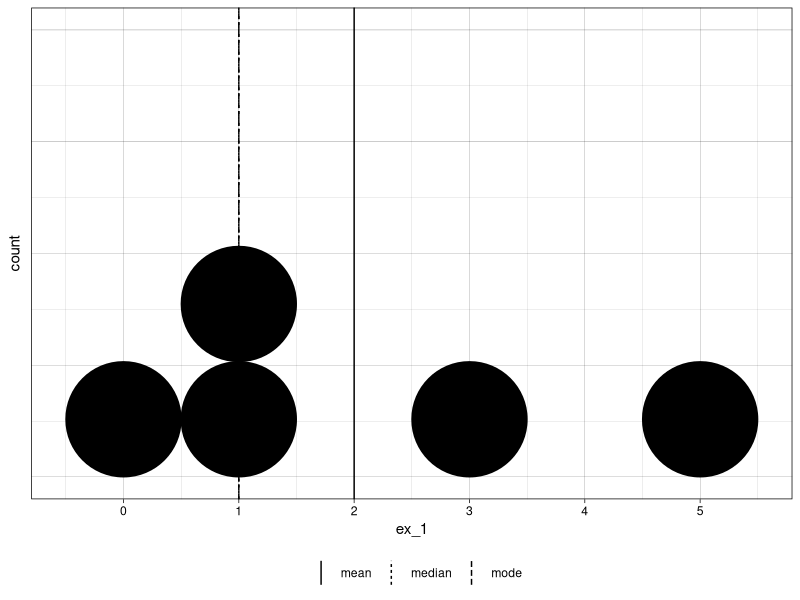
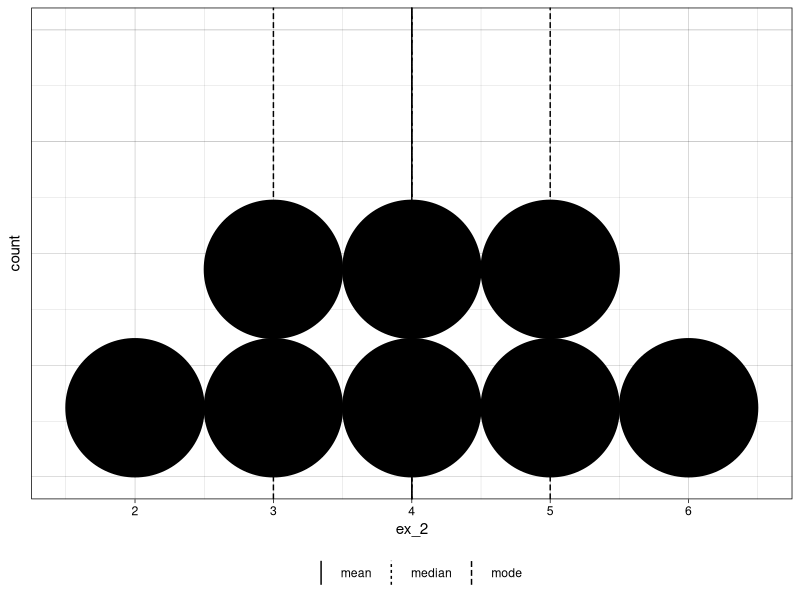
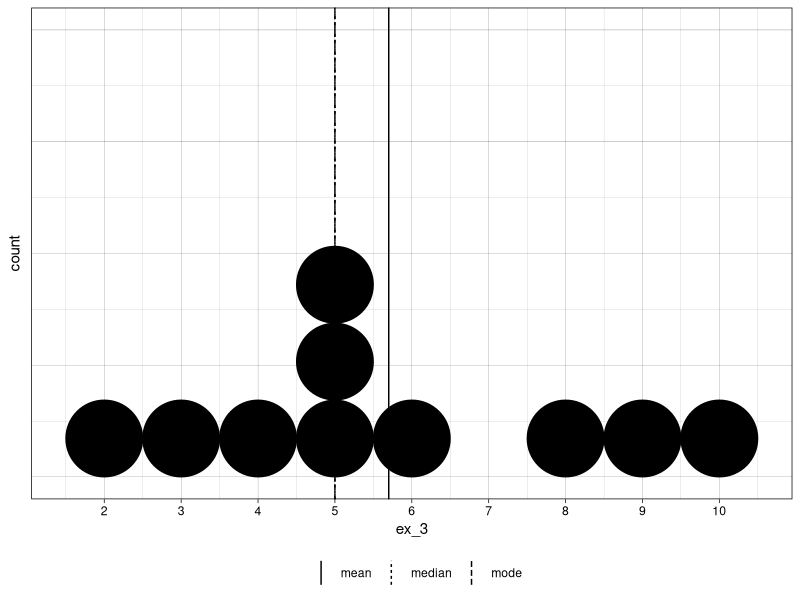
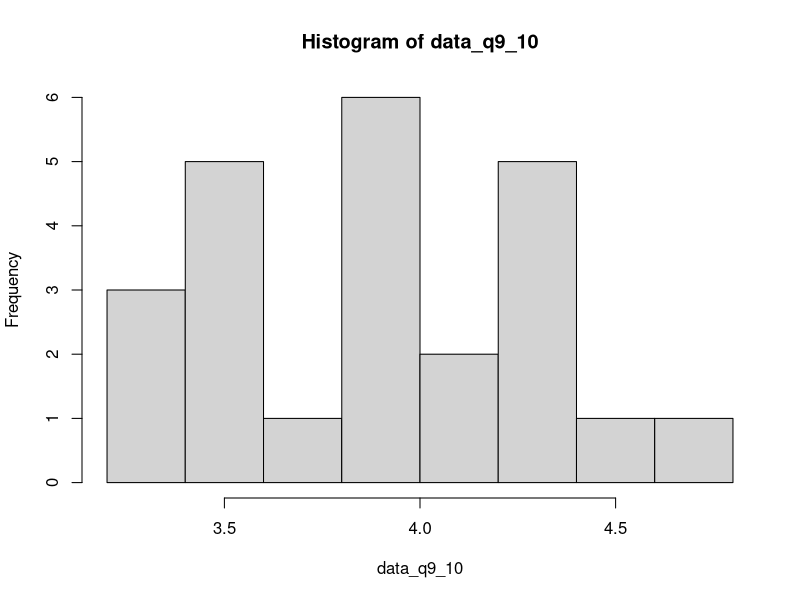
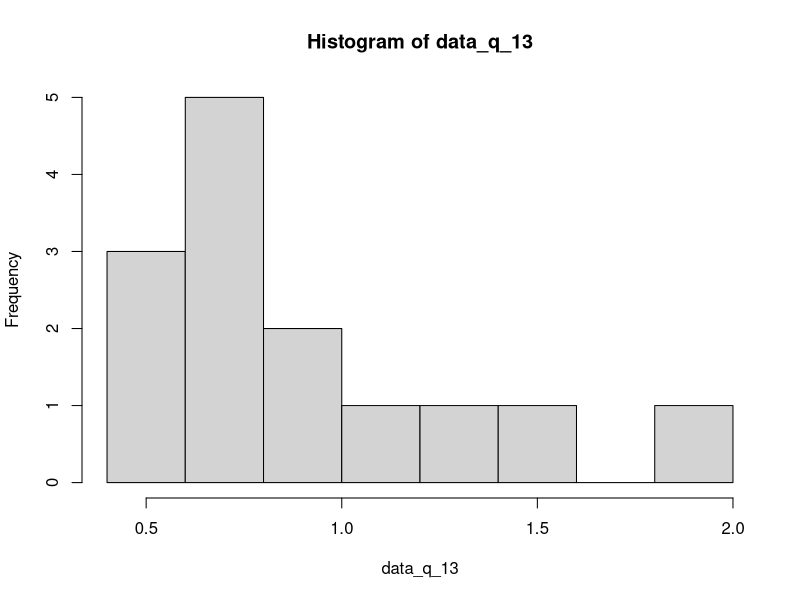
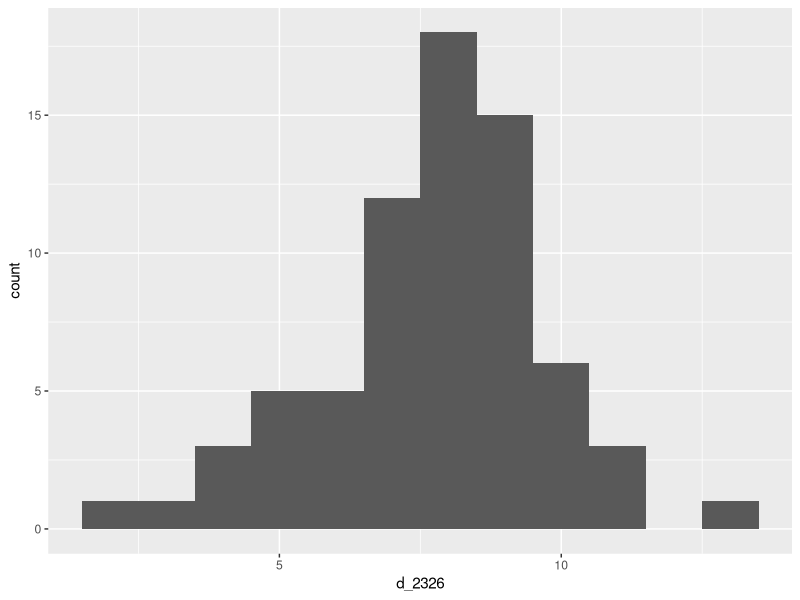

Reproduce these figures in R, in order.
## ---- chunk 1
#| include: false
g <- glue::glue
library(ggplot2)
sapply(list.files(here::here('R'), full.names = T), source)
## ---- chunk 2
basic_summary <- function(x) {
    list(
        mean = mean(x),
        median = median(x),
        mode = table(x) |> which.max() |> names() |> as.numeric()
    )
}
## ---- chunk 3
(ex_1 <- c(0,5,1,1,3))
## ---- chunk 4


(ex_1_summary <- basic_summary(ex_1))
## ---- chunk 5
ggplot() +
    geom_dotplot(aes(x = ex_1), binwidth = 1) +
    geom_vline(aes(xintercept = ex_1_summary$mean, linetype = "mean")) +
    geom_vline(aes(xintercept = ex_1_summary$median, linetype = "median")) +
    geom_vline(aes(xintercept = ex_1_summary$mode, linetype = "mode")) +
    theme_linedraw() +
    scale_x_continuous(breaks = 0:6) +
    theme(legend.position = "bottom") +
    labs(linetype = "") +
    theme(axis.ticks.y = element_blank(),
    axis.text.y = element_blank())
## ---- chunk 6
(ex_2 <- c(3,2,5,6,4,4,3,5))
## ---- chunk 7
ex_2_summary <- basic_summary(ex_2)
ex_2_summary$mode <- 3:5
ex_2_summary

## ---- chunk 8
ggplot() +
    geom_dotplot(aes(x = ex_2), binwidth = 1) +
    geom_vline(aes(xintercept = ex_2_summary$mean, linetype = "mean")) +
    geom_vline(aes(xintercept = ex_2_summary$median, linetype = "median")) +
    geom_vline(aes(xintercept = ex_2_summary$mode, linetype = "mode")) +
    theme_linedraw() +
    scale_x_continuous(breaks = 0:12) +
    theme(legend.position = "bottom") +
    labs(linetype = "") +
    theme(axis.ticks.y = element_blank(),
    axis.text.y = element_blank())
## ---- chunk 9
(ex_3 <- c(3,5,4,5,10,5,6,9,2,8))
## ---- chunk 10
(ex_3_summary <- basic_summary(ex_3))
## ---- chunk 11
ggplot() +
    geom_dotplot(aes(x = ex_3), binwidth = 1) +
    geom_vline(aes(xintercept = ex_3_summary$mean, linetype = "mean")) +
    geom_vline(aes(xintercept = ex_3_summary$median, linetype = "median")) +
    geom_vline(aes(xintercept = ex_3_summary$mode, linetype = "mode")) +
    theme_linedraw() +
    scale_x_continuous(breaks = 0:12) +
    theme(legend.position = "bottom") +
    labs(linetype = "") +
    theme(axis.ticks.y = element_blank(),
    axis.text.y = element_blank())
## ---- chunk 12
data_q9_10 <- c(
    4.5, 3.2, 3.5, 3.9, 3.5, 3.9,
    4.3, 4.8, 3.6, 3.3, 4.3, 4.2,
    3.9, 3.7, 4.3, 4.4, 3.4, 4.2,
    4.4, 4.0, 3.6, 3.5, 3.9, 4.0)
## ---- chunk 13
basic_summary(data_q9_10)[c("mean", "median")]
## ---- chunk 14
hist(data_q9_10)
## ---- chunk 15
data_q_13 <- c(
    .99, 1.92, 1.223, .85, .65, .53, 1.41, 
    1.12, .63, .67, .69, .60, .60, .66
)

basic_summary(data_q_13)[c("mean", "median")]
hist(data_q_13)
## ---- chunk 16
 d_221 <- c(2,1,1,3,5)
 d_221
## ---- chunk 17
 d_223 <- c(3,1,5,6,4,4,3,5)
 d_223
## ---- chunk 18
d_2210 <- c(1.28, 2.39, 1.5, 1.88, 1.51)
d_2210
## ---- chunk 19
d_2210_range <- range(d_2210) |> diff()
## ---- chunk 20
var(d_2210) |> round(2)
## ---- chunk 21
sd(d_2210) |> round(2)
## ---- chunk 22
(d_2210_range/sd(d_2210)) |> round(1)
## ---- chunk 23
d_2326 <- c(7,8,7,10,4,8,6,8,9,10,
9,6,4,9,10,9,8,8,7,9,
3,9,5,9,9,8,7,5,8,8,
10,2,7,4,8,5,10,7,7,7,
9,6,8,8,8,7,8,9,6,8,
6,11,9,11,7,7,11,7,9,13,
10,8,8,5,9,9,8,5,9,8
)

## ---- chunk 24
ggplot() + geom_histogram(aes(x = d_2326), binwidth = 1)

## ---- chunk 25
(samp_mu <- mean(d_2326) |> round(2))
## ---- chunk 26
(samp_sd <- sd(d_2326) |> round(2))
## ---- chunk 27
tbl_2336_c <- tibble::tibble(
    multiplier = c(1:3),
    lower_interval = samp_mu -multiplier * samp_sd,
    upper_interval = samp_mu + multiplier * samp_sd
)

tbl_2336_c[["actual_contained"]] <- 
sapply(1:nrow(tbl_2336_c), function(.r){
    mean(
        tbl_2336_c$lower_interval[.r] < d_2326 &
        tbl_2336_c$upper_interval[.r] > d_2326
    ) |> scales::percent(accuracy = 1)
})


tbl_2336_c |> knitr::kable()

